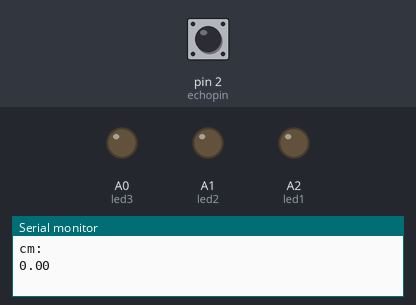
A sketch run on a simulated Arduino Uno, built with avr-gcc and run on an emulated ATmega328P. Parts: output pins drawn as LEDs (lit = HIGH), the last lines printed to the serial monitor. Inputs (shaded band) come from the test bench; at power-on: pin 2 (echopin) LOW. The modem accepts every AT command (registered, SIM ready, sends succeed) and sends nothing else; pins used as bus, display or sensor lines are not drawn.

Above: at 2.2 s.
2.3 s: pin 2 (echopin) pulsed HIGH 2 times (0.12 s each, 0.3 s apart)
At 3.5 s:
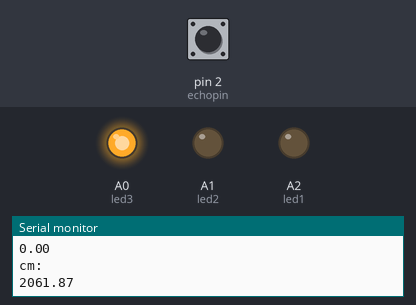
Timing chart, 0 to 5.3 s (numbered marks = the images above; inputs shaded):
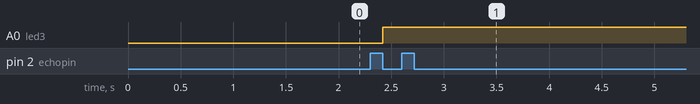

Measured:
- after the input at 2.3 s, A0 (led3): LOW → HIGH after 0.12 s

The sketch:

water_level_indicator.ino
```cpp
#include <SoftwareSerial.h>

#define trigpin 3
#define echopin 2

int led1 = A2;
int led2 = A1;
int led3 = A0;
int count0 = 0, count1 = 0, count2 = 0;
SoftwareSerial myGSM(8, 9);

void setup(){
  Serial.begin(9600);
  myGSM.begin(19200);
  pinMode(trigpin, OUTPUT);
  pinMode(echopin, INPUT);
  pinMode(led1, OUTPUT);
  pinMode(led2, OUTPUT);
  pinMode(led3, OUTPUT);
  digitalWrite(led1, LOW);
  digitalWrite(led2, LOW);
  digitalWrite(led3, LOW);
  delay(1000);
}

void loop(){
  double duration,
  distance;
  digitalWrite(trigpin, HIGH);
  delay(100);
  digitalWrite(trigpin, LOW);
  duration = pulseIn(echopin,HIGH);
  distance = ( duration / 2) / 29.1;
  Serial.println("cm:");
  Serial.println(distance);
  if( (distance > 0) &&  (distance <= 15) ){
    digitalWrite(led1, HIGH);
    digitalWrite(led2, LOW);
    digitalWrite(led3, LOW);
    count0++;
    count1 = 0;
    count2 = 0;
    if (count0 == 1){
      SendMessage("Warning! The water level is ABOVE NORMAL.");
      }

  } else if( (distance > 16) && (distance <= 30) ){
    digitalWrite(led1, LOW);
    digitalWrite(led2, HIGH);
    digitalWrite(led3, LOW);
    count0 = 0;
    count1++;
    count2 = 0;
    if (count1 == 1){
      SendMessage("Good Day, The water level is normal.");
      }
    } else if(distance > 31){
    digitalWrite(led1, LOW);
    digitalWrite(led2, LOW);
    digitalWrite(led3, HIGH);
    count0 = 0;
    count1 = 0;
    count2++;
    if (count2 == 1){
      SendMessage("Warning! The water level is BELOW NORMAL.");
      }

  }
}

void SendMessage(String message){
  myGSM.println("AT+CMGF=1");
  delay(100);
  myGSM.println("AT+CMGS=\"09462743741\"\r");
  delay(100);
  myGSM.println(message);
  delay(100);
  myGSM.println((char)26);
  delay(100);

 }
```
